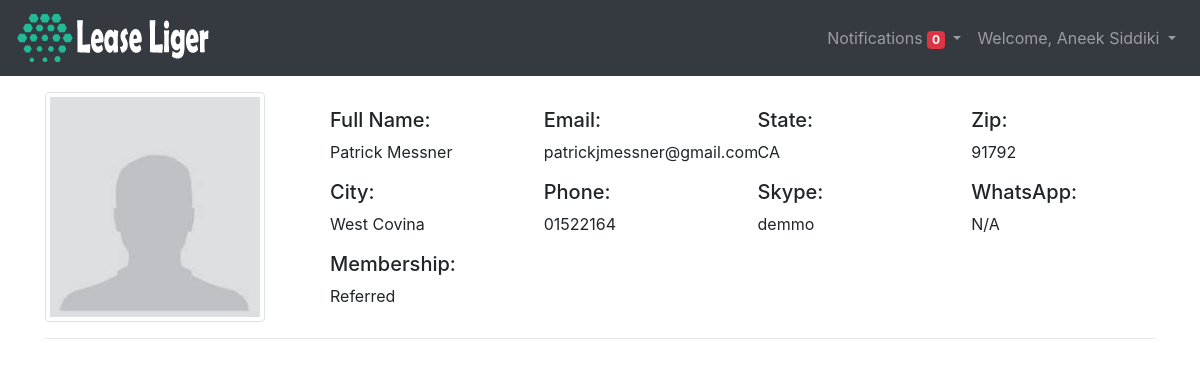
/administration/customer/7 (signed in), run on the app's committed database.
### rentadmin/models.py (models this page shows, shortened)
class Customer(models.Model):
    customerid = models.AutoField(primary_key=True)
    first_name = models.CharField(max_length=200)
    last_name = models.CharField(max_length=200)
    email = models.EmailField(null=True,unique=True)
    state = models.CharField(max_length=200, null=True)
    zip = models.CharField(max_length=200, null=True)
    city = models.CharField(max_length=200, null=True)
    phone = models.CharField(max_length=200, null=True)
    notify_mail = models.EmailField(null=True)
    skype = models.CharField(max_length=200, null=True, default="N/A")
    whatsapp = models.CharField(max_length=200, null=True, default="N/A")
    membership = models.CharField(max_length=200, null=True)
    status = models.CharField(max_length=200,default="Pending")
    confirmation_code = models.CharField(max_length=200,null=True)
    avatar = models.ImageField(upload_to="customers",null=True, default="no-one.jpg")
    reference = models.ForeignKey(Renter, on_delete=models.SET_NULL, null=True)
    points = models.DecimalField(decimal_places=2,max_digits=7,default=0)
    date_created = models.DateTimeField(auto_now_add=True)

### rentadmin/decorators.py (the view)
        def wrapper_func(request,*args,**kwargs):
            group = None
            if request.user.groups.exists():
                group = request.user.groups.all()[0].name
            if group in allowed_roles:
                return view_func(request,*args,**kwargs)
            else:
                messages.info(request, 'Unauthorized Access')
                return redirect('userlogout')

### rentadmin/views.py (called while the page is built)
@login_required(login_url='userlogin')
@allowed_users(allowed_roles=['admin'])
def customerdetails(request,id):
    customers = Customer.objects.get(customerid=id)
    return render(request,"rentadmin/applicantdetails.html",{'customer':customers})

### rentadmin/templates/rentadmin/applicantdetails.html
{% extends 'rentadmin/layout.html' %}
{% block content %}
{% load static %}
<div class="container mt-3">
    <div class="row">
        <div class="col-lg-3">
            {% if customer.avatar == 'no-one.jpg' %}
            <img class="img-thumbnail" src="{% static 'images/customers/no-one.jpg' %}" style="width:220px;height:230px" >
            {% else %}
            <img class="img-thumbnail" src="{% static 'images/' %}{{ customer.avatar }}" style="width:220px;height:230px" >
            {% endif %}
        </div>
        <div class="col-lg-9">
            <div class="row">
                <div class="col-lg-3 mt-3">
                    <h5>Full Name: </h5>{{ customer.first_name }} {{ customer.last_name }}
                </div>
                <div class="col-lg-3 mt-3">
                    <h5>Email: </h5>{{ customer.email }}
                </div>
                <div class="col-lg-3 mt-3">
                    <h5>State: </h5>{{ customer.state }}
                </div>
                <div class="col-lg-3 mt-3">
                    <h5>Zip: </h5>{{ customer.zip }}
                </div>
                <div class="col-lg-3 mt-3">
                    <h5>City: </h5>{{ customer.city }}
                </div>
                <div class="col-lg-3 mt-3">
                    <h5>Phone: </h5>{{ customer.phone }}
                </div>
                <div class="col-lg-3 mt-3">
                    <h5>Skype: </h5>{{ customer.skype }}
                </div>
                <div class="col-lg-3 mt-3">
                    <h5>WhatsApp: </h5>{{ customer.whatsapp }}
                </div>
                <div class="col-lg-3 mt-3">
                    <h5>Membership: </h5>{{ customer.membership }}
                </div>
            </div>
        </div>
    </div>
    <hr>
</div>
{% endblock %}

### rentadmin/templates/rentadmin/navbar.html (shortened to what this page needs)
{% load static %}
<nav class="navbar navbar-expand-lg navbar-dark bg-dark">
  {% if request.user.groups.all.0.name == 'admin' %}
  <a class="navbar-brand" href="{% url 'adminhome' %}"><img src="{% static 'images/logo.png' %}"></a>
  {% endif %}
  <div class="collapse navbar-collapse" id="navbarSupportedContent">
    <ul class="navbar-nav ml-auto">
      <li class="nav-item dropdown">
        <a class="nav-link dropdown-toggle" href="#" id="notifyDropdown" role="button" data-toggle="dropdown" aria-haspopup="true" aria-expanded="false">
          Notifications <span class="badge badge-danger">{{ notify|length }}</span>
        </a>
      </li>
      <li class="nav-item dropdown">
        <a class="nav-link dropdown-toggle" href="#" id="navbarDropdown" role="button" data-toggle="dropdown" aria-haspopup="true" aria-expanded="false">
          Welcome, {{ request.user.first_name }} {{ request.user.last_name }}
        </a>
      </li>
    </ul>
  </div>
</nav>

### data on the page
Customer: first_name "Patrick", last_name "Messner", email "patrickjmessner@gmail.com", state "CA", zip "91792", city "West Covina", phone "01522164", skype "demmo", whatsapp "N/A", membership "Referred"

### other printed values
{{ notify|length }} "0"
{{ request.user.first_name }} "Aneek"
{{ request.user.last_name }} "Siddiki"
